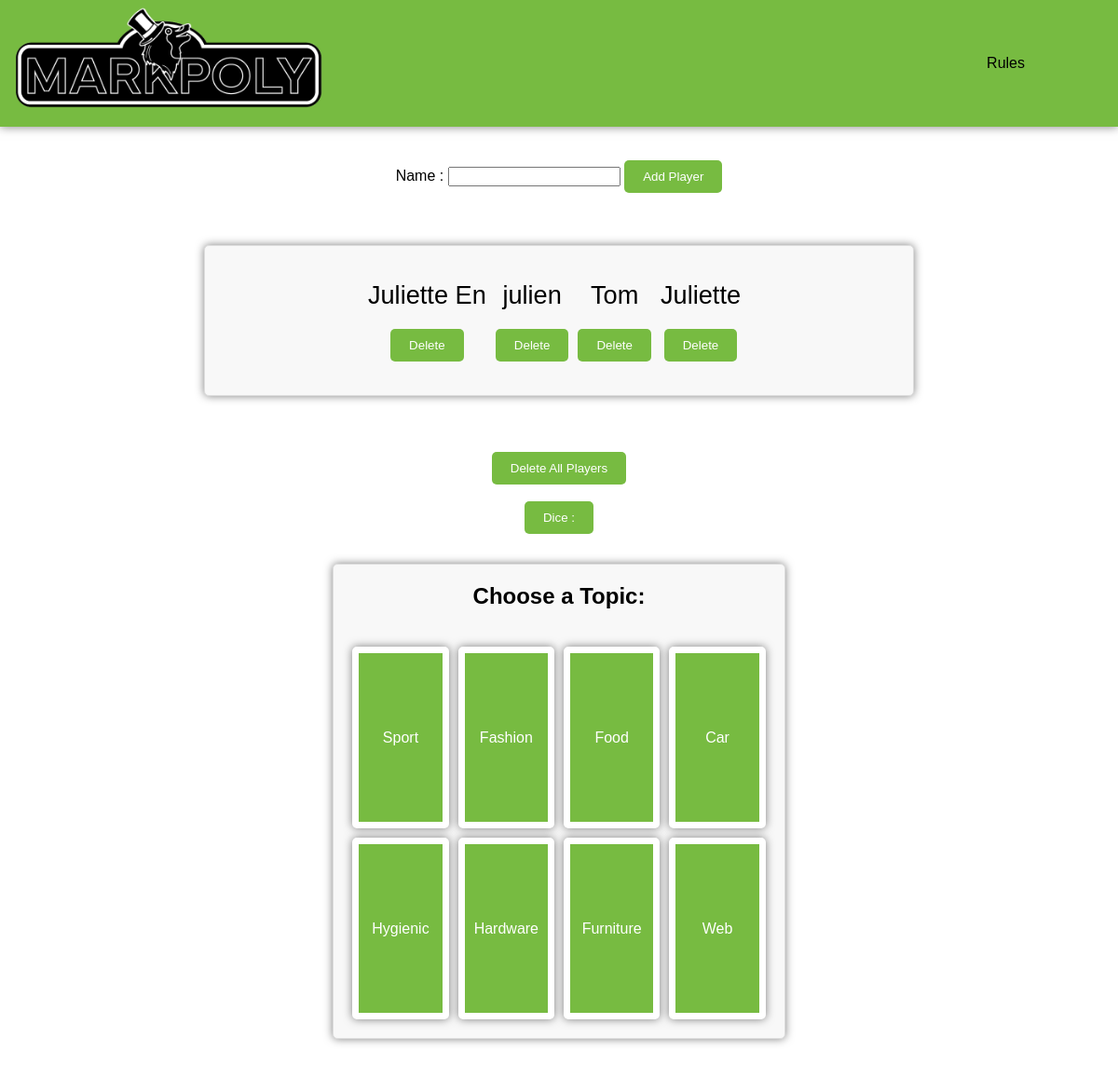
Before: / with the older database file.
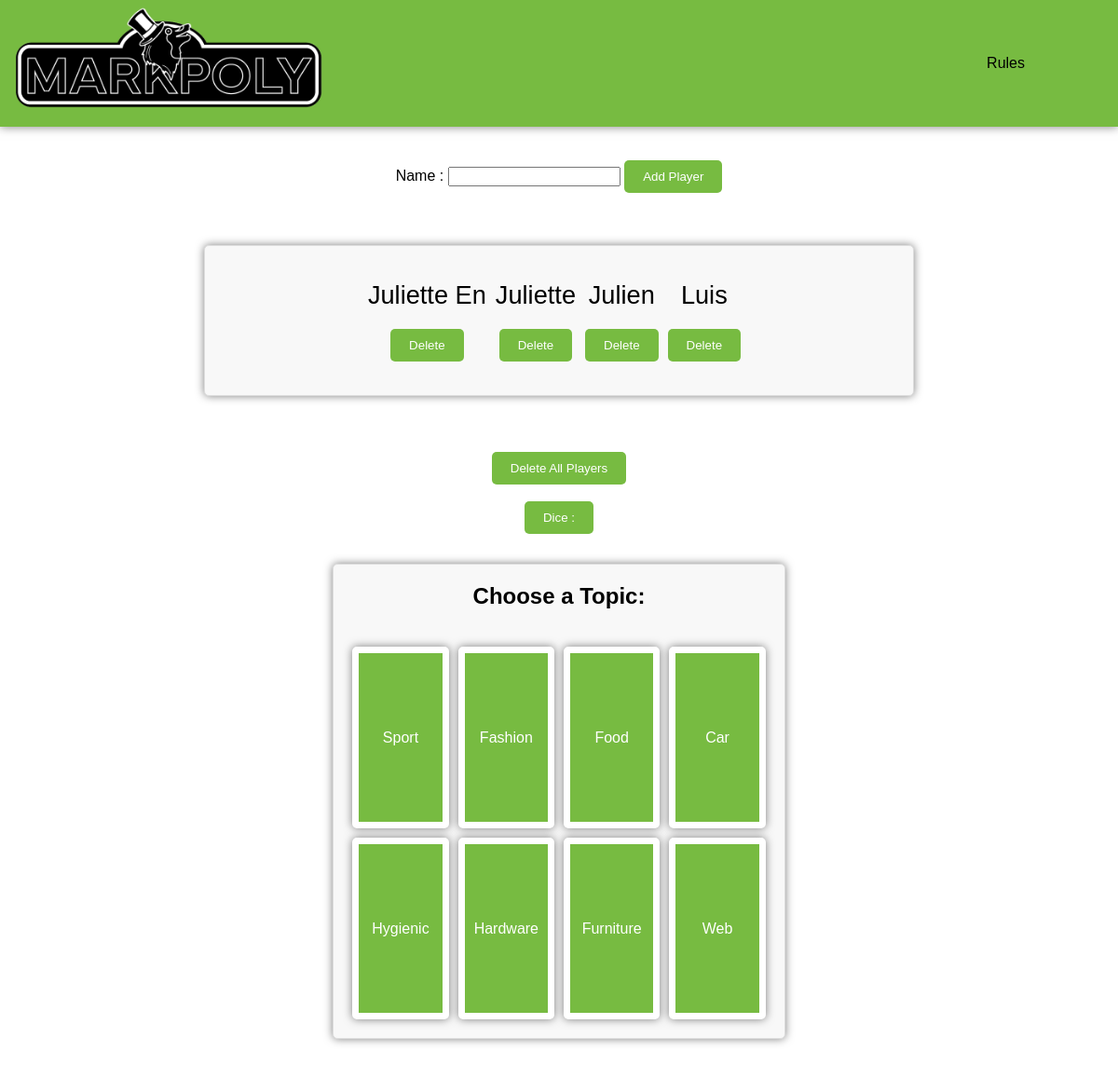
After: the same page with the newer database file.
### game/models.py (models this page shows, shortened)
class Player(models.Model):
    name = models.CharField(max_length=100)

class Topic(models.Model):
    name = models.CharField(max_length=100)

### game/views.py (the view, shortened to what this page needs)
# urls.py: path('', Index.as_view(), name="index"),
class Index(View):
    template_name = 'index.html'
    def get(self, request, *args, **kwargs):
        form = PlayerForm()
        players = Player.objects.all()[:6]
        show_add_button = len(players) < 6
        show_delete_all_button = len(players) >= 2
        topics = Topic.objects.all()
        selected_topic_id = request.GET.get('selected_topic')
        questions_for_topic = None
        marks_for_topic = None
        marks_for_topics = {}
        if selected_topic_id:
            selected_topic = Topic.objects.get(pk=selected_topic_id)
            questions_for_topic = Question.objects.filter(mark__topic=selected_topic)
            marks_for_topic = Mark.objects.filter(topic=selected_topic)
            marks_for_topics = {selected_topic.id: marks_for_topic}
        return render(request, self.template_name, {
            'form': form,
            'players': players,
            'show_add_button': show_add_button,
            'show_delete_all_button': show_delete_all_button,
            'topics': topics,
            'selected_topic_id': selected_topic_id,
            'questions_for_topic': questions_for_topic,
            'marks_for_topic': marks_for_topic,
            'marks_for_topics': marks_for_topics,
        })

### game/forms.py
class PlayerForm(forms.ModelForm):
    class Meta:
        model = Player
        fields = ['name']

### templates/index.html (shortened to what this page needs)
{% extends 'base.html' %}
{% load static %}
{% block content %}
<div class="container">
    <div class="navbar">
        <div class="logo">
            <img src="{% static 'media/logo.png' %}" alt="Logo">
        </div>
        <div class="nav-links">
            <a href="{% url 'rules' %}">Rules</a>
        </div>
    </div>
    <div class="container-player-form">
        <form class="player-form" method="post" action="{% url 'index' %}">
            {{ form.as_p }}
            <button class="button" type="submit" {% if not show_add_button %}disabled{% endif %}>Add Player</button>
        </form>
    </div>
    <div class="container-player-list">
        {% if players %}
        <div class="player-list">
            <ul>
                {% for player in players %}
                    <li>
                        <div class="player">
                            <span class="player-name">{{ player.name }}</span>
                            <form class="delete-player-form" method="post" action="{% url 'index' %}">
                                <button class="button"type="submit">Delete</button>
                            </form>
                        </div>
                    </li>
                {% endfor %}
            </ul>
        </div>
    {% else %}
        <p class="no-players">No players available.</p>
    {% endif %}
    </div>
    <div class="container-player-delete">
        {% if show_delete_all_button %}
            <form class="delete-all-form" method="post" action="{% url 'index' %}">
                <button type="submit" name="delete_all_players">Delete All Players</button>
            </form>
        {% endif %}
    </div>
    <br>
    <div class="des">
        <button id="generate-random-number-btn">Dice : </button>
        <br>
    </div>
    <div class="container-topics">
        <ul class="topic-list">
            {% for topic in topics %}
                <li><a class="container-topics-a" href="{% url 'topic_detail' topic.id %}">{{ topic.name }}</a></li>
            {% endfor %}
        </ul>
    </div>
</div>
{% endblock %}

### templates/base.html (shortened to what this page needs)
{% load static %}
<!DOCTYPE html>
<html lang="fr" dir="ltr">
  <head>
    {% block stylesheet %}
    {% include 'includes/stylesheet.html' %}
    {% endblock stylesheet %}
  </head>
  <body>
    {% block content %}
    {% endblock %}
  </body>
</html>

### templates/includes/stylesheet.html
{% load static %}
{% block stylesheet %}
    <link rel="stylesheet" href="{% static 'styles/styles.css' %}"/>
{% endblock stylesheet %}

### static/styles/styles.css (style rules this page uses)
body, h1, h2, h3, p, ul, li { margin: 0; padding: 0; display: contents; }
body { font-family: 'Mundial Thin', sans-serif; }
.container { display: flex; flex-direction: column; align-items: center; justify-content: center; text-align: center; width: 100%; }
.navbar { background-color: #77bb41; box-shadow: 0 0 10px rgba(0, 0, 0, 0.5); display: flex; justify-content: space-between; width: 100%; height: 17vh; text-decoration: none; color: black; }
.nav-links { display: flex; align-items: stretch; margin-left: auto; padding: 10px; text-decoration: none; color: black; }
.nav-links a[href*='rules'] { flex-grow: 1; display: block; width: 100%; text-align: right; padding: 10px; text-decoration: none; color: black; }
img { max-width: 45vh; max-height: 45vh; }
.logo, .nav-links { display: flex; align-items: center; }
.nav-links { margin-right: 10vh; }
.container-player-form { margin: 2vh; }
.player-form button { align-items: center; }
.container-player-list { width: 100%; display: flex; flex-direction: row; justify-content: center; background-color: #f8f8f8; border: 1px solid #ddd; border-radius: 5px; box-shadow: 0 0 10px rgba(0, 0, 0, 0.5); height: 30vh; align-content: space-around; margin: 5vh; flex-wrap: wrap; max-height: 20vh; max-width: 95vh; }
.player-list { list-style: none; padding: 0; }
.player-list li { margin-bottom: 10px; list-style: none; }
.player { display: flex; flex-direction: column; margin-right: 10px; }
.container-player-delete { text-align: center; }
.container-topics { background-color: #f8f8f8; border: 1px solid #ddd; border-radius: 5px; box-shadow: 0 0 10px rgba(0, 0, 0, 0.5); padding: 20px; margin: 4vh; }
.topic-list { list-style-type: none; padding: 0; display: grid; grid-template-columns: repeat(4, 1fr); grid-gap: 10px; height: 50vh; margin-top: 5vh; }
.topic-list li { margin-bottom: 10px; }
.topic-list a { display: flex; align-items: center; justify-content: center; padding: 10px; text-decoration: none; background-color: #77bb41; color: #fff; border-radius: 5px; transition: background-color 0.3s; box-shadow: 0 0 10px rgba(0, 0, 0, 0.5); border: 7px solid white; }
.player-list { list-style: none; padding: 0; display: flex; flex-direction: row; flex-wrap: wrap; justify-content: center; }
.player-list li { margin: 0 10px 10px 0; }
button { border-radius: 5px; background-color: #77bb41; color: #fff; padding: 10px 15px; cursor: pointer; border: none; transition: background-color 0.3s; }
.player-name { font-size: 1.7em; }
.logo img { max-height: 25vh; padding-top: 3vh; }
.container-topics-a { text-decoration: none; color: black; }
.container h2, .container h3, .container h4, .container p { text-align: center; margin-bottom: 15px; }
.container p { font-size: 1em; line-height: 1.5; }
.container form { margin-top: 20px; }
.container button { border: none; padding: 10px 20px; background-color: #77bb41; color: #fff; cursor: pointer; transition: background-color 0.3s; }

Changed rows visible on the page:
removed Player: name "julien"
removed Player: name "Tom"
added Player: name "Julien"
added Player: name "Luis"
